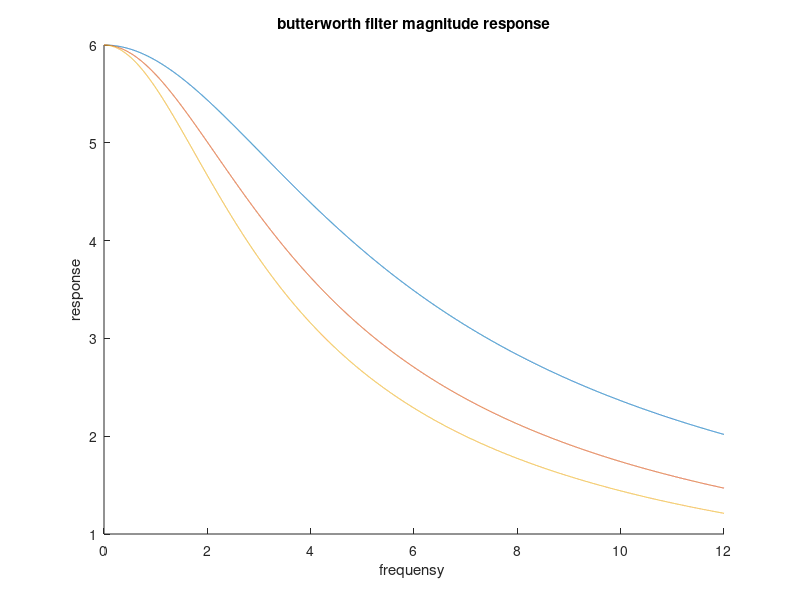

MATLAB code to generate this figure:
clc
clear all 
close all 

Amp=6;
wp=Amp/1.4;

for n=1:3;
w=0:1/1000:12;
d=1+(w./wp).^2*n;
butter = Amp./sqrt(d);
hold on;
plot(w,butter);
end
title(' butterworth filter magnitude response ');
ylabel(' response ');
xlabel('frequensy ');
